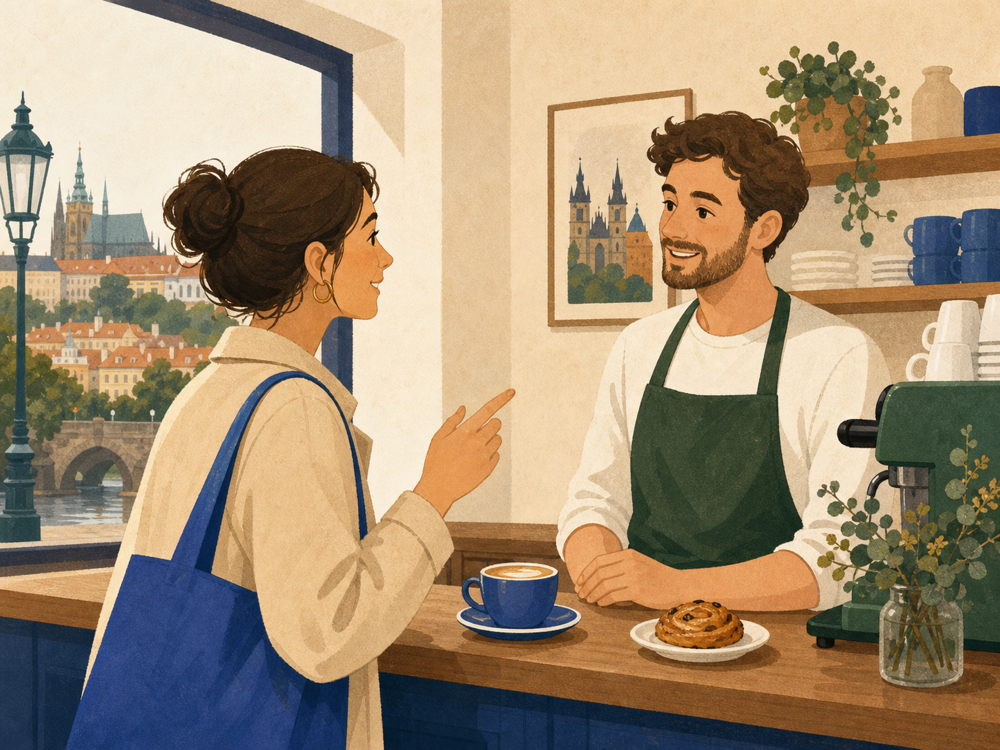
#> input picture assets/images/chat_scenario_cafe_v1.png, 1000 x 750 px
$ python -i prepare_teacher_art.py   (imports and definitions only)
#> lines starting #> are read from the running program, lines starting #| are printed output that depends on the picture; after the words box and inside, x2 and y2 are one past the last pixel; in counts of white or black regions, pixels touching at a corner belong together
#!/usr/bin/env python3
"""
Prepare the teacher character art for the teaching-card intro.

Takes the full-body source renders, cuts the white background to transparency,
crops to a head-and-torso framing (keeps the welcoming hand gesture), and writes
retina-sized PNGs into assets/images/.

The background cut uses an edge flood-fill rather than a global white threshold,
so the characters' light/cream clothing is not punched through.

Source images are not in the repo (they are large originals); pass their folder
with --src if regenerating.

Usage:
    python3 tool/prepare_teacher_art.py [--src ~/Downloads]
"""

import argparse
import os

from PIL import Image, ImageDraw, ImageFilter
import numpy as np

HERE = os.path.dirname(__file__)
OUT_DIR = os.path.join(HERE, '..', 'assets', 'images')

SOURCES = {
    'female': 'animated Female teacher.png',
    'male': 'animated Male teacher.png',
}

# Vertical crop window in source pixels: just above the hair down to below the
# gesturing hands. The sources are the same 1408x3054 framing for both.
CROP_TOP = 330
CROP_BOTTOM = 1780

# Exported width (≈3x the ~112pt slot the card renders it in).
TARGET_W = 400

SENTINEL = (255, 0, 255)


def cut_background(path):
    """White background -> transparent, via flood fill from the borders."""
    im = Image.open(path).convert('RGB')
#> im is the input picture: PIL image 1000x750 RGB; mean R, G, B 162.7, 142.7, 115.9
    w, h = im.size
#> w = 1000; h = 750
    work = im.copy()
    seeds = [(0, 0), (w - 1, 0), (0, h - 1), (w - 1, h - 1),
             (w // 2, 0), (w // 2, h - 1), (0, h // 2), (w - 1, h // 2)]
    for pt in seeds:
        ImageDraw.floodfill(work, pt, SENTINEL, thresh=42)
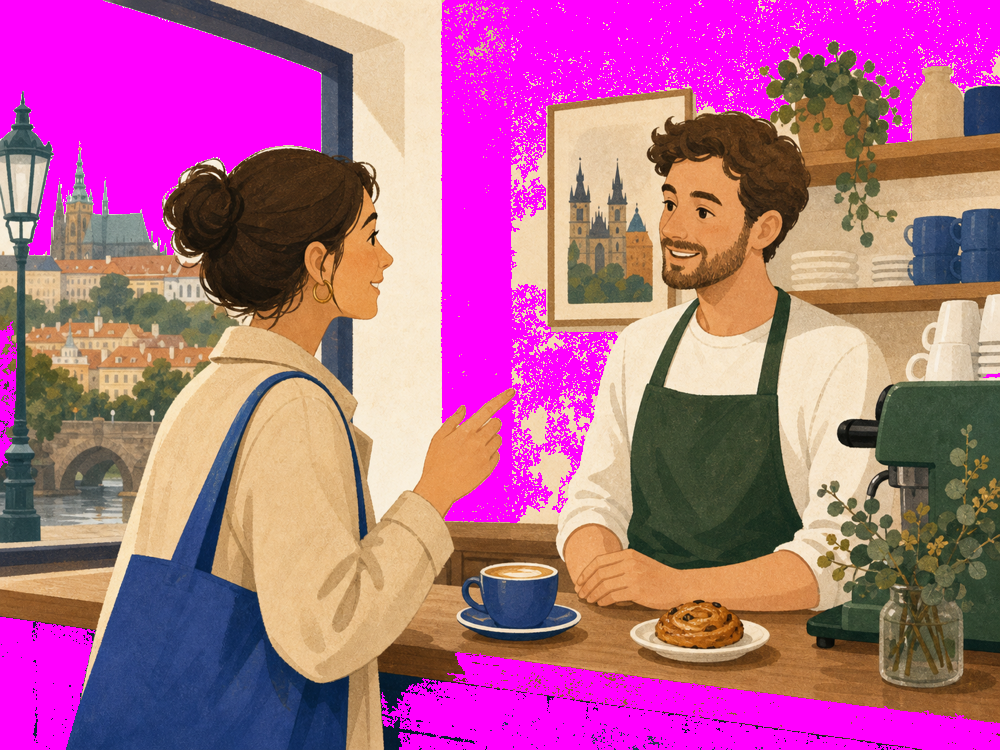
#> work: PIL image 1000x750 RGB; mean R, G, B 177.9, 101.2, 141.5

    arr = np.asarray(work)
    bg = ((arr[:, :, 0] == SENTINEL[0]) &
          (arr[:, :, 1] == SENTINEL[1]) &
          (arr[:, :, 2] == SENTINEL[2]))
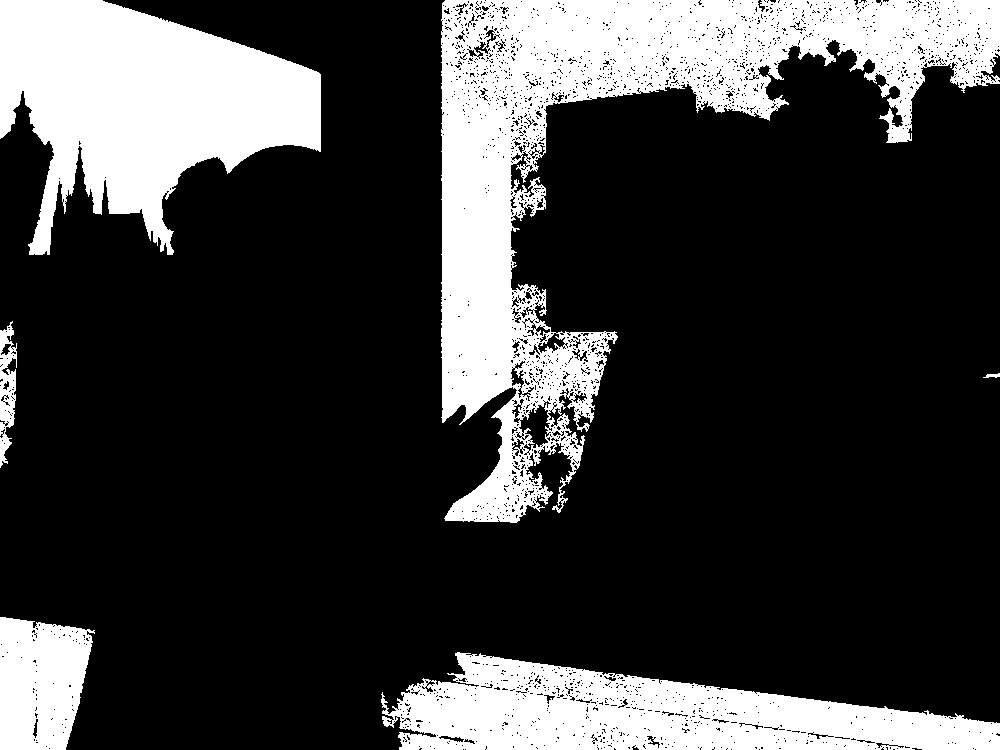
#> bg: shape (750, 1000) bool; 23.9% white; 6 white regions, box (x1, y1, x2, y2) and area: (441, 0, 1000, 523) 83805, (0, 0, 321, 255) 48273, (381, 652, 1000, 750) 35681, (0, 617, 95, 750) 10173, (0, 321, 17, 468) 1433, (983, 373, 1000, 378) 51

    alpha = Image.fromarray(np.where(bg, 0, 255).astype(np.uint8))
    # A hair of blur keeps the cut edge from looking jagged.
    alpha = alpha.filter(ImageFilter.GaussianBlur(0.8))
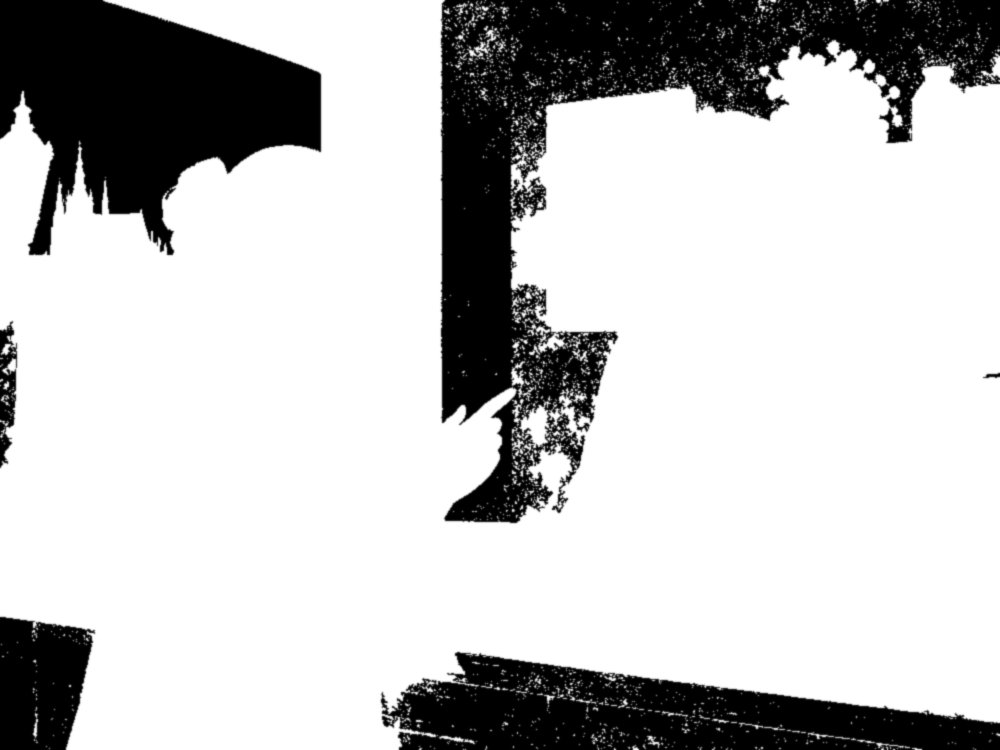
#> alpha: PIL image 1000x750 L; min 0, max 255, mean 194

    out = im.convert('RGBA')
    out.putalpha(alpha)
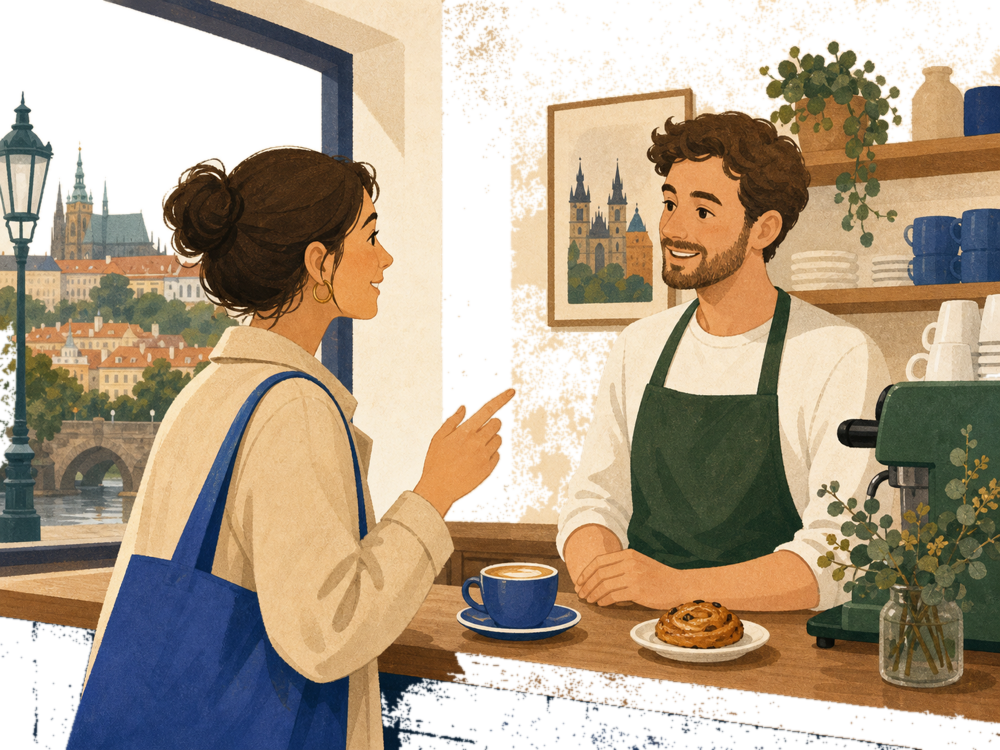
#> out: PIL image 1000x750 RGBA; mean R, G, B, A 162.7, 142.7, 115.9, 194; transparent parts drawn white
    return out


def main():
    ap = argparse.ArgumentParser()
    ap.add_argument('--src', default=os.path.expanduser('~/Downloads'))
    args = ap.parse_args()

    os.makedirs(OUT_DIR, exist_ok=True)
    for gender, filename in SOURCES.items():
        src = os.path.join(args.src, filename)
        if not os.path.exists(src):
            print(f'!! missing source: {src}')
            continue

        full = cut_background(src)
        crop = full.crop((0, CROP_TOP, full.width, CROP_BOTTOM))
        # Trim to the character's actual bounds.
        bbox = crop.split()[3].getbbox()
        if bbox:
            crop = crop.crop(bbox)

        ratio = TARGET_W / crop.width
        crop = crop.resize(
            (TARGET_W, max(1, round(crop.height * ratio))), Image.LANCZOS
        )

        dest = os.path.join(OUT_DIR, f'teacher_{gender}.png')
        crop.save(dest, optimize=True)
        kb = os.path.getsize(dest) / 1024
        print(f'wrote {os.path.basename(dest)}  {crop.width}x{crop.height}  {kb:.0f} KB')


# [2 lines not run here, left out]

>>> result = cut_background('../assets/images/chat_scenario_cafe_v1.png')

$ run again, on assets/images/unit02/formal_reception_v1.png
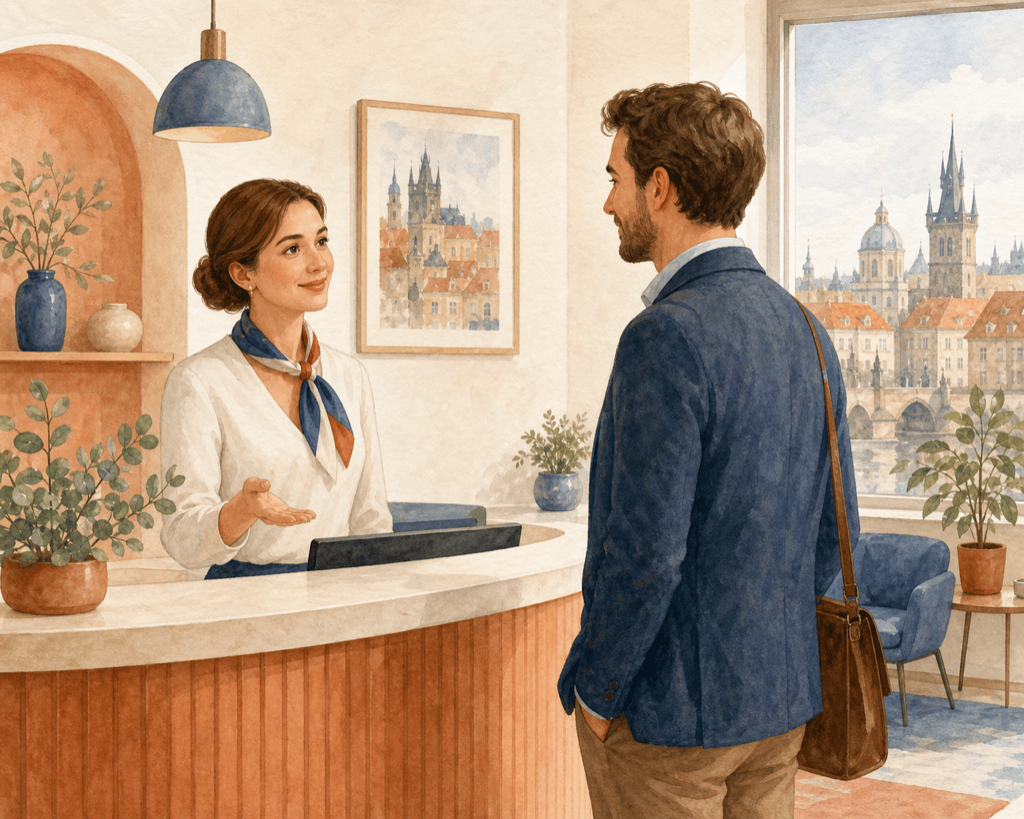
#> input picture assets/images/unit02/formal_reception_v1.png, 1024 x 819 px
#> in cut_background, im is the input picture: PIL image 1024x819 RGB; mean R, G, B 178.9, 152.3, 129.7
#> in cut_background, `bg = ((arr[:, :, 0] == SENTINEL[0]) & (arr[:, :, 1] == SENTINEL[1]) & ..`:
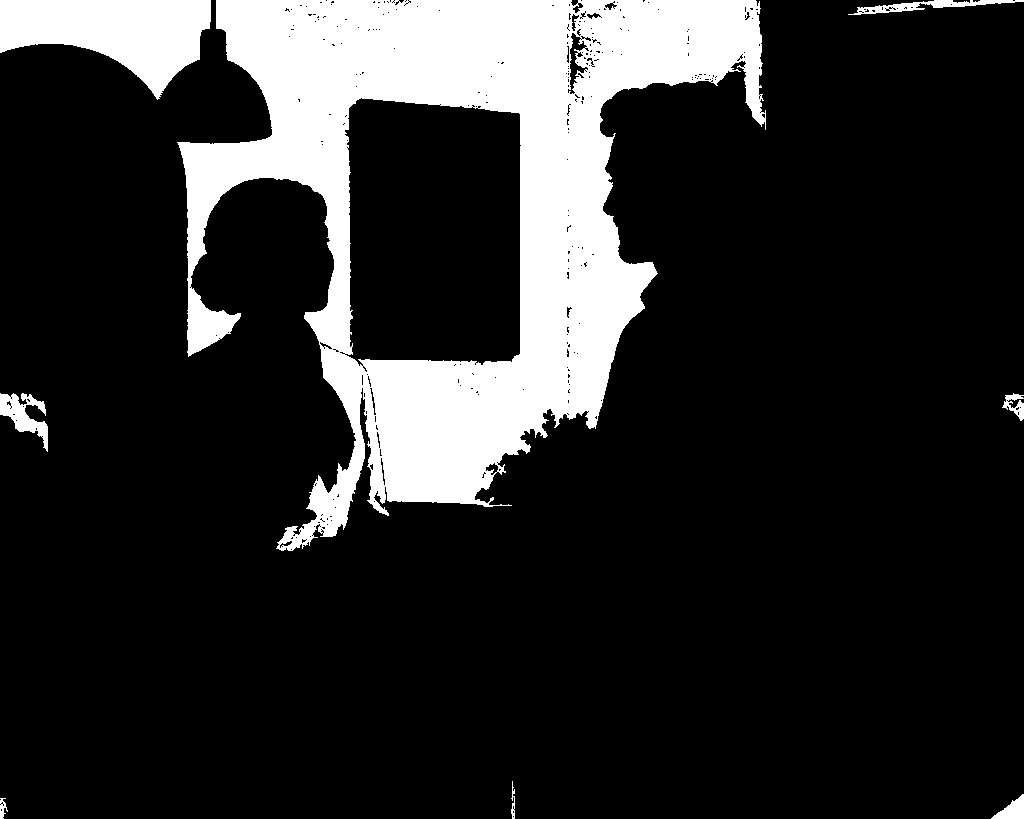
#> bg: shape (819, 1024) bool; 16.8% white; 8 white regions, largest, box (x1, y1, x2, y2) and area: (177, 0, 766, 551) 125287, (0, 0, 211, 100) 12297, (0, 393, 48, 452) 1203
#> in cut_background, `out.putalpha(alpha)`:
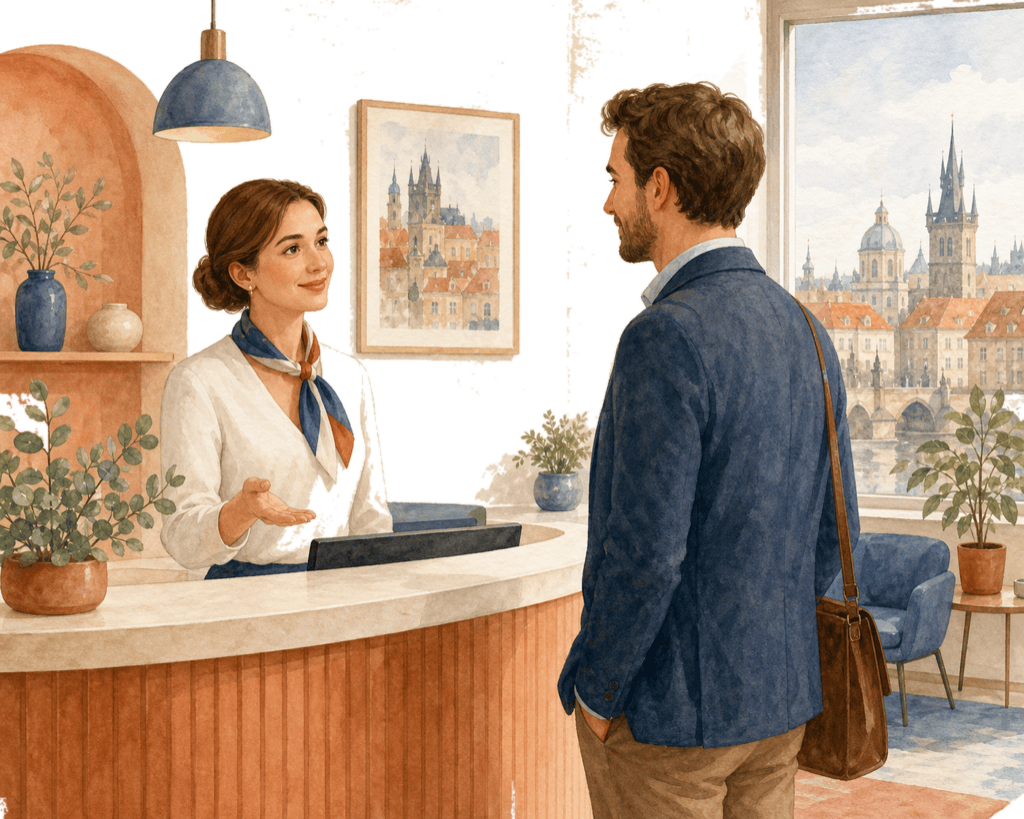
#> out: PIL image 1024x819 RGBA; mean R, G, B, A 178.9, 152.3, 129.7, 212.3; transparent parts drawn white
